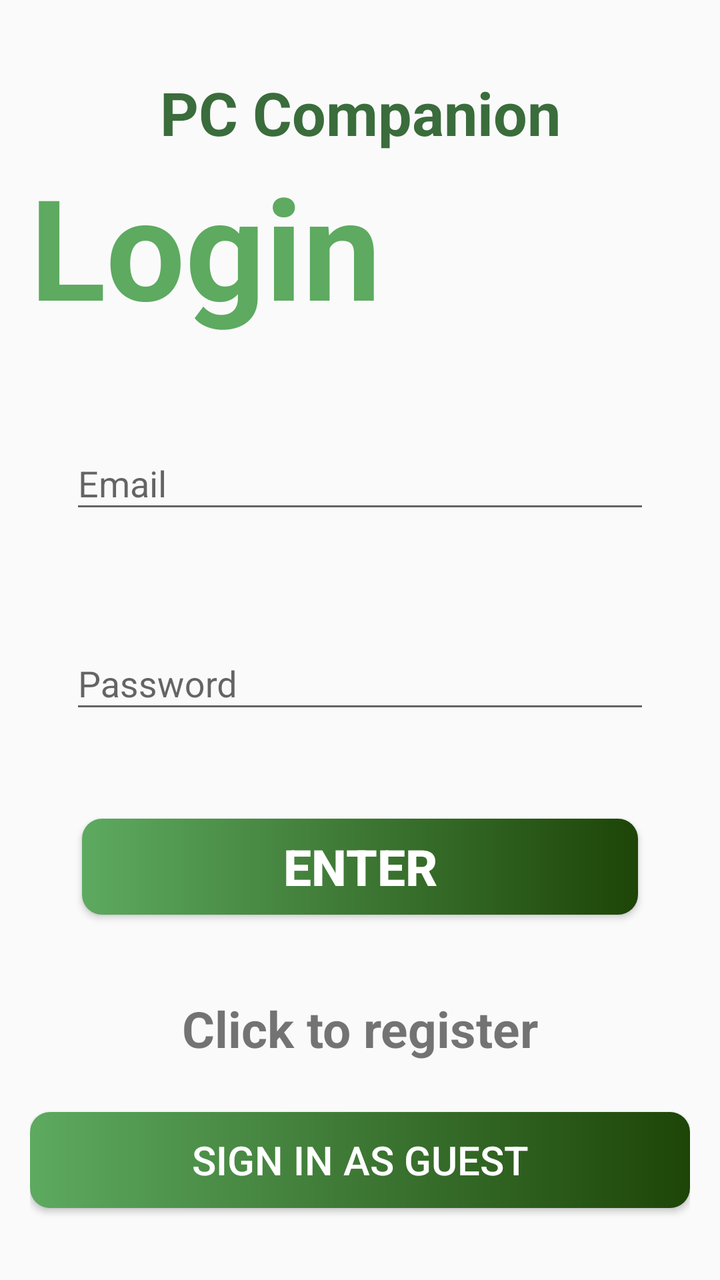
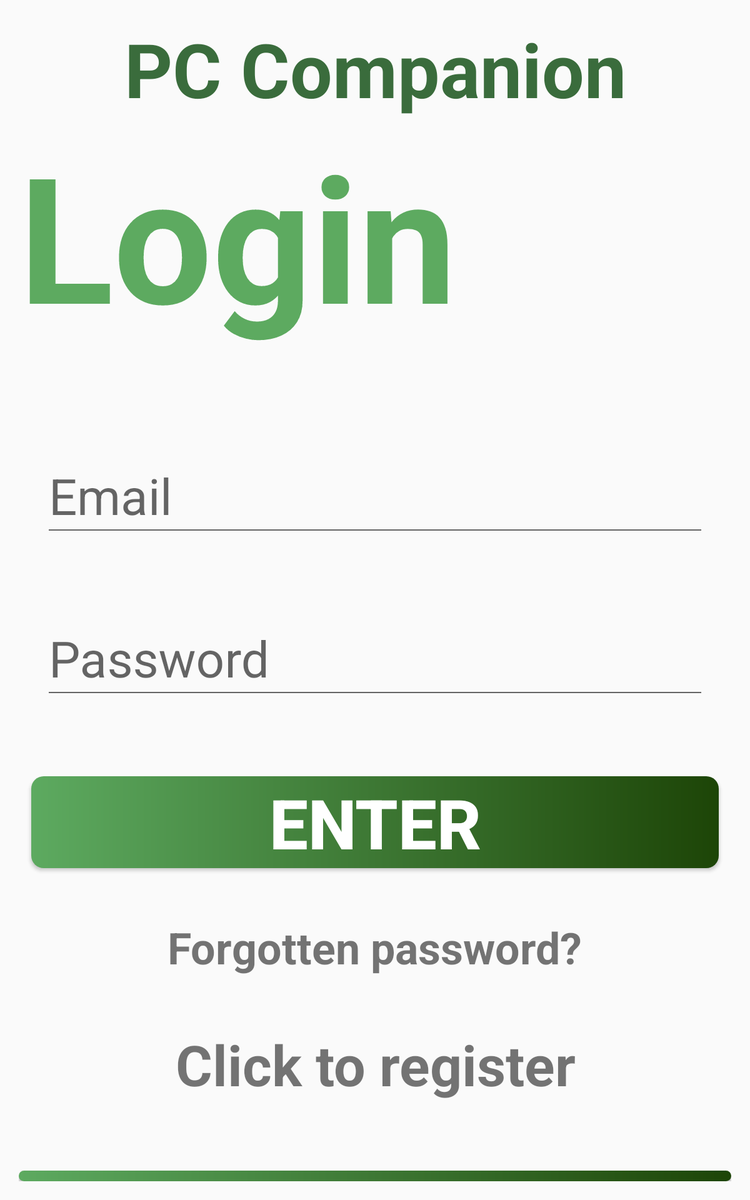

Two renders of one Android screen. The first uses the default layout on a phone; the second uses the alternative layout the repository ships for a different screen configuration, on a matching device. The two XML files are below.
<!-- AndroidManifest.xml: application theme Theme.AppCompat.Light.NoActionBar -->
<!-- res/layout/activity_login.xml -->
<?xml version="1.0" encoding="utf-8"?>
<LinearLayout xmlns:android="http://schemas.android.com/apk/res/android"
    xmlns:app="http://schemas.android.com/apk/res-auto"
    xmlns:tools="http://schemas.android.com/tools"
    android:layout_width="match_parent"
    android:orientation="vertical"
    android:gravity="center"
    android:layout_height="match_parent"
    android:padding="15sp"
    tools:context=".MainMenu.Login">

    <TextView
        android:layout_width="match_parent"
        android:layout_height="wrap_content"
        android:layout_marginBottom="0dp"
        android:gravity="center"
        android:text="PC Companion"
        android:textColor="#3A6C3C"
        android:textSize="30sp"
        android:textStyle="bold" />
    <TextView
        android:layout_width="match_parent"
        android:layout_height="wrap_content"
        android:layout_marginBottom="20dp"
        android:gravity="top|start"
        android:text="Login"
        android:textColor="#5DAA60"
        android:textSize="70sp"
        android:textStyle="bold" />

    <com.google.android.material.textfield.TextInputLayout
        android:layout_width="match_parent"
        android:layout_height="70dp"
        android:layout_marginTop="20dp"
        android:background="@drawable/bg_rounded_edittext"
        >
        <com.google.android.material.textfield.TextInputEditText
            android:id="@+id/email"
            android:hint="@string/email"
            android:layout_height="wrap_content"
            android:layout_width="match_parent"
            android:imeOptions="actionNext"
            android:singleLine="true"
            android:maxLines="1"
            android:layout_marginStart="20dp"
            android:layout_marginEnd="20dp"
            />

        </com.google.android.material.textfield.TextInputLayout>

    <com.google.android.material.textfield.TextInputLayout
        android:layout_width="match_parent"
        android:layout_height="70dp"
        android:layout_marginTop="30dp"
        android:background="@drawable/bg_rounded_edittext"
        >

        <com.google.android.material.textfield.TextInputEditText
            android:id="@+id/password"
            android:layout_width="match_parent"
            android:layout_height="wrap_content"
            android:hint="@string/password"
            android:imeOptions="actionDone"
            android:maxLines="1"
            android:singleLine="true"
            android:layout_marginStart="20dp"
            android:layout_marginEnd="20dp"
            />

    </com.google.android.material.textfield.TextInputLayout>


    <ProgressBar
        android:id="@+id/progressBar"
        android:visibility="gone"
        android:layout_width="wrap_content"
        android:layout_height="wrap_content"
        />

    <Button
        android:id="@+id/btn_login"
        android:layout_width="278dp"
        android:layout_height="wrap_content"
        android:layout_marginTop="30dp"
        android:background="@drawable/btn1"
        android:textStyle="bold"
        android:textSize="25sp"
        android:textColor="@color/white"
        android:text="Enter" />



    <TextView
        android:id="@+id/registerNow"
        android:textStyle="bold"
        android:textSize="25sp"
        android:gravity="center"
        android:layout_marginTop="40dp"
        android:text="@string/click_to_register"
        android:layout_width="match_parent"
        android:layout_height="wrap_content"
        />

    <Button
        android:id="@+id/btn_guest"
        android:layout_width="match_parent"
        android:layout_height="wrap_content"
        android:text="Sign In As Guest"
        android:textColor="@color/white"
        android:background="@drawable/btn1"
        android:textSize="20dp"
        android:layout_marginTop="25dp"/>



</LinearLayout>
<!-- resources referenced by this layout -->
<resources>
  <color name="white">#FFFFFFFF</color>
  <!-- drawable btn1 (drawable) -->
  <?xml version="1.0" encoding="utf-8"?>
  <shape android:shape="rectangle"
      xmlns:android="http://schemas.android.com/apk/res/android">
  
     <gradient android:startColor="#5DAA60" android:endColor="#1D4507" android:type="linear"/>
  
      <corners android:radius="10dp"/>
  
  
  </shape>
  <string name="click_to_register">Click to register</string>
  <string name="email">Email</string>
  <string name="password">Password</string>
</resources>
<!-- res/layout-sw600dp/activity_login.xml (the author's variant of the layout above) -->
<!-- drawn on a 7-inch tablet held upright -->
<?xml version="1.0" encoding="utf-8"?>
<LinearLayout xmlns:android="http://schemas.android.com/apk/res/android"
    xmlns:app="http://schemas.android.com/apk/res-auto"
    xmlns:tools="http://schemas.android.com/tools"
    android:layout_width="match_parent"
    android:orientation="vertical"
    android:gravity="center"
    android:layout_height="match_parent"
    android:padding="15sp"
    tools:context="com.vahanhar.pcplanner.MainMenu.Login">

    <TextView
        android:layout_width="match_parent"
        android:layout_height="wrap_content"
        android:layout_marginBottom="0dp"
        android:gravity="center"
        android:text="PC Companion"
        android:textColor="#3A6C3C"
        android:textSize="60sp"
        android:textStyle="bold" />
    <TextView
        android:layout_width="match_parent"
        android:layout_height="wrap_content"
        android:layout_marginBottom="20dp"
        android:gravity="top|start"
        android:text="Login"
        android:textColor="#5DAA60"
        android:textSize="140sp"
        android:textStyle="bold" />

    <com.google.android.material.textfield.TextInputLayout
        android:layout_width="match_parent"
        android:layout_height="100dp"
        android:layout_marginTop="50dp"
        android:background="@drawable/bg_rounded_edittext"
        >
        <com.google.android.material.textfield.TextInputEditText
            android:id="@+id/email"
            android:hint="@string/email"
            android:layout_height="wrap_content"
            android:layout_width="match_parent"
            android:imeOptions="actionNext"
            android:singleLine="true"
            android:textSize="40sp"
            android:maxLines="1"
            android:layout_marginStart="20dp"
            android:layout_marginEnd="20dp"
            />

        </com.google.android.material.textfield.TextInputLayout>

    <com.google.android.material.textfield.TextInputLayout
        android:layout_width="match_parent"
        android:layout_height="100dp"
        android:layout_marginTop="30dp"
        android:background="@drawable/bg_rounded_edittext"
        >

        <com.google.android.material.textfield.TextInputEditText
            android:id="@+id/password"
            android:layout_width="match_parent"
            android:layout_height="wrap_content"
            android:hint="@string/password"
            android:imeOptions="actionDone"
            android:textSize="40sp"
            android:maxLines="1"
            android:singleLine="true"
            android:layout_marginStart="20dp"
            android:layout_marginEnd="20dp"
            />

    </com.google.android.material.textfield.TextInputLayout>


    <ProgressBar
        android:id="@+id/progressBar"
        android:visibility="gone"
        android:layout_width="wrap_content"
        android:layout_height="wrap_content"
        />

    <Button
        android:id="@+id/btn_login"
        android:layout_width="550dp"
        android:layout_height="wrap_content"
        android:layout_marginTop="40dp"
        android:background="@drawable/btn1"
        android:textStyle="bold"
        android:textSize="55sp"
        android:textColor="@color/white"
        android:text="Enter" />


    <TextView
        android:id="@+id/forgot_password"
        android:textStyle="bold"
        android:textSize="35sp"
        android:gravity="center"
        android:layout_marginTop="40dp"
        android:text="Forgotten password?"
        android:layout_width="wrap_content"
        android:layout_height="wrap_content"
        />
    <TextView
        android:id="@+id/registerNow"
        android:textStyle="bold"
        android:textSize="45sp"
        android:gravity="center"
        android:layout_marginTop="40dp"
        android:text="@string/click_to_register"
        android:layout_width="wrap_content"
        android:layout_height="wrap_content"
        />

    <Button
        android:id="@+id/btn_guest"
        android:layout_width="match_parent"
        android:layout_height="wrap_content"
        android:text="Sign In As Guest"
        android:textColor="@color/white"
        android:background="@drawable/btn1"
        android:textSize="50dp"
        android:layout_marginTop="55dp"/>



</LinearLayout>
